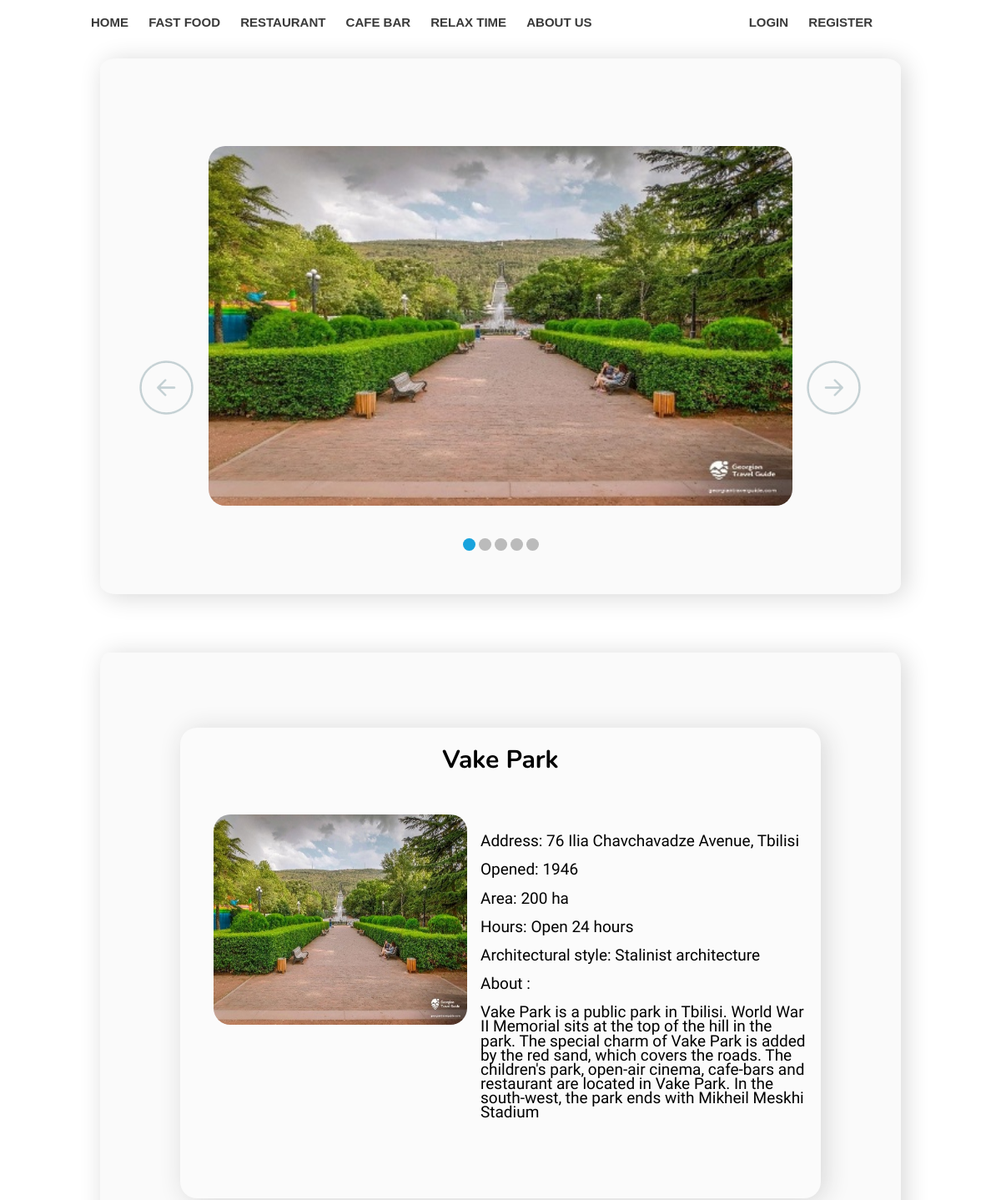
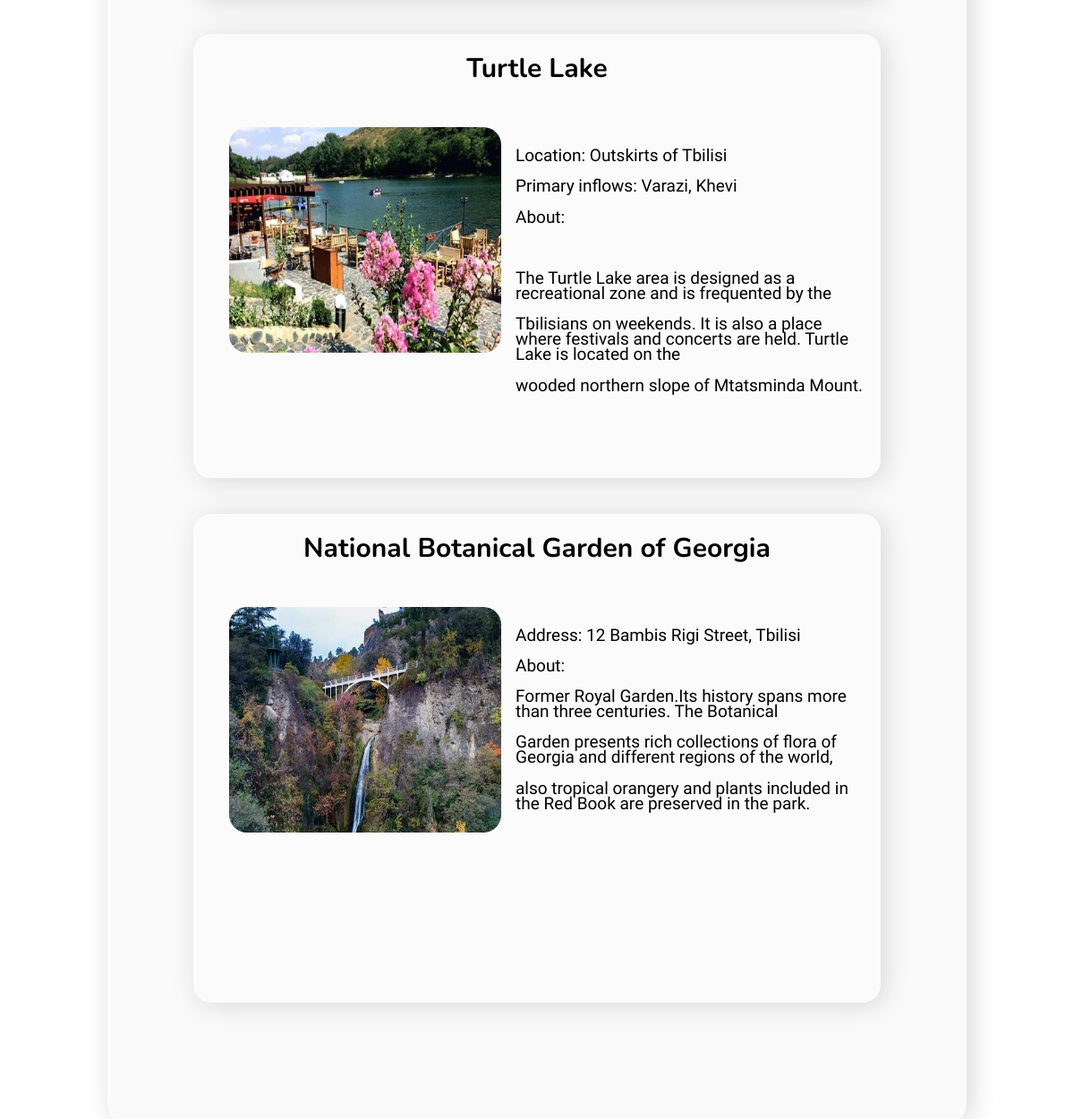
/relax.php, run on the app's committed database (2 pictures, top to bottom).
### tables this page shows
CREATE TABLE IF NOT EXISTS `relax` (
  `id` int(11) NOT NULL AUTO_INCREMENT,
  `name` varchar(255) NOT NULL,
  `info` varchar(999) NOT NULL,
  `images` varchar(255) NOT NULL,
  PRIMARY KEY (`id`)
);

### relax.php (the view, shortened to what this page needs)
<?php require "db/dbconect.php"?>
<!DOCTYPE html>
<html lang="en">
<head>
    <link rel="stylesheet" href="../public_html/media/css/fastfood.css">
    <link rel="stylesheet" href="../public_html/media/css/slid.css">
<?php require "header.php"?>
<body>
    <div class="container">
        <div class="block">
            <div class="block_content">
                <div class="all">
                <article id="slider">
                    <div id="slides">
                        <div id="overflow">
                            <div class="image">
                                <article><img src="media/images/relax/1.jpg"></article>
                            </div>
                        </div>
                    </div>
                    <div id="controls">
                        <label for="switch2"></label>
                        <label for="switch5"></label>
                    </div>
                    <div id="active">
                        <label for="switch1"></label>
                        <label for="switch2"></label>
                        <label for="switch3"></label>
                        <label for="switch4"></label>
                        <label for="switch5"></label>
                    </div>
                </article>
                </div>
            </div>
        </div>
    </div>
    <div class="height">
            <div class="container">
                    <div class="block2">
                        <div class="block_content2">
                            <?php
                            $info=mysqli_query($connection,"SELECT * FROM relax");
                            ?>
                            <?php
                            while ($inf= $info->fetch_assoc()) {
                            ?>
                                <div class="design">
                            <div class="place_img">
                                <img class="img" src="media/images/relax/<?php echo $inf['images'];?>">
                            </div>
                            <div class="text">
                                <div class="text_header"><?php echo $inf['name'];?></div>
                                <div class="info"><?php echo $inf['info'];?></div>
                            </div>
                                </div>
                                <?php
                            }
                            ?>
                        </div>
                    </div>
            </div>
    </div>
</body>
</html>

### header.php (shortened to what this page needs)
<div class="cont_heder">
<header class="header">
        <div class="header_txt">
            <nav class="nav1">
                <a class="nav_link"  href="index.php">home</a>
                <a class="nav_link"  href="fastfood.php">Fast food</a>
                <a class="nav_link"  href="Restaurant.php">restaurant</a>
                <a class="nav_link"  href="cafe.php">Cafe bar</a>
                <a class="nav_link"  href="relax.php">Relax time</a>
                <a class="nav_link"  href="index.php">about us</a>
            </nav>
            <nav class="nav2">
                <a class="nav_link"  href="login.php">Login</a>
                <a class="nav_link"  href="registration.php">Register</a>
            </nav>
        </div>
</header>
</div>

### media/css/fastfood.css (style rules this page uses)
body { margin: 0; line-height: 1.6; }
*, *:before, *:after { box-sizing: border-box; }
.height { margin: 50px 0; width: 100%; height: 100vh; }
.container { margin: 0 auto; width: 80%; }
.header { width: 100%; padding-left: 15px; padding-right: 60px; position: absolute; top: 0; left: 0; right: 0; z-index: 500; }
.header_txt { display: flex; justify-content: space-between; align-items: center; margin-top: 10px; font-weight: bold; font-family: sans-serif; font-size: 15px; }
nav { text-decoration: none; text-transform: uppercase; }
.nav_link { position: relative; display: inline-block; vertical-align: top; margin:0 10px; text-decoration: none; color: #3a3a3a; transition: color 0.2s linear; }
.nav_link:after { content:""; display: block; position: absolute; opacity: 0; top: 100%; background-color: #ebebeb; width: 100%; height: 2px; transition: opacity 0.2s linear; }
.block { margin-top: 70px; text-align: left; background-color: #fafafa; width: 100%; padding: 30px 0; box-shadow: 5px 3px 30px #d7d7d7; border-radius: 2%; }
.block2 { display: flex; flex-wrap: wrap; margin-top: 70px; text-align: left; background-color: #fafafa; padding: 30px 0; box-shadow: 5px 3px 30px #d7d7d7; border-radius: 1%; }
.block_content2 { justify-content: space-between; position: relative; margin-bottom: 100px; width: 100%; background-color: #fafafa; padding-top: 20px; }
.img { position: absolute; max-width: 38vh; height: 31.5vh; background-repeat: no-repeat; background-size: cover; background-position: center center; margin-top: 13vh; margin-left: 5vh; }
img { border-radius: 20px; }
.text { line-height: 0.9; padding: 0 0; }
.text_header { font-family: 'Nunito', sans-serif; padding-top: 25px; text-align: center; font-size: 30px; font-weight: bold; }
.info { line-height: 0.9; padding: 75px 15px 15px 45vh; font-size: 19px; font-family: 'Varela Round', sans-serif; }
.design { padding-bottom: 10vh; width: 80%; position: relative; background-color: #fbfbfb; border-radius: 20px; z-index: 10; box-shadow: 5px 3px 30px #d7d7d7; margin-top: 40px; margin-left: auto; margin-right: auto; }

### media/css/slid.css (style rules this page uses)
#slider { position: relative; text-align: center; top: 10px; }
#slider { margin: 0 auto; }
#slides article { width: 20%; float: left; }
#slides .image { width: 500%; line-height: 0; }
#overflow { width: 100%; overflow: hidden; }
article img { width: 100%; }
#desktop:checked ~ #slider { max-width: 700px; }
#switch1:checked ~ #controls label:nth-child(5), #switch2:checked ~ #controls label:nth-child(1), #switch3:checked ~ #controls label:nth-child(2), #switch4:checked ~ #controls label:nth-child(3), #switch5:checked ~ #controls label:nth-child(4) { background: url('../images/prev.png') no-repeat; float: left; margin: 0 0 0 -84px; display: block; height: 68px; width: 68px; }
#switch1:checked ~ #controls label:nth-child(2), #switch2:checked ~ #controls label:nth-child(3), #switch3:checked ~ #controls label:nth-child(4), #switch4:checked ~ #controls label:nth-child(5), #switch5:checked ~ #controls label:nth-child(1) { background: url('../images/next.png') no-repeat; float: right; margin: 0 -84px 0 0; display: block; height: 68px; width: 68px; }
label, a { cursor: pointer; }
.all { margin-top: 5vh; padding: 25px 0; }
#switch1:checked ~ #slides .image { margin-left: 0; }
#controls { margin: -25% 0 0 0; width: 100%; height: 50px; }
#active label { border-radius: 10px; display: inline-block; width: 15px; height: 15px; background: #bbb; }
#active { margin: 23% 0 0; text-align: center; }
#switch1:checked ~ #active label:nth-child(1), #switch2:checked ~ #active label:nth-child(2), #switch3:checked ~ #active label:nth-child(3), #switch4:checked ~ #active label:nth-child(4), #switch5:checked ~ #active label:nth-child(5) { background: #18a3dd; border-color: #18a3dd !important; }
#slides .image { transition: all 880ms cubic-bezier(0.770, 0.000, 0.175, 1.000); }
#controls label { transition: opacity 0.2s ease-out; }

### data on the page
relax: images (picture), name "Vake Park", info "Address: 76 Ilia Chavchavadze Avenue, Tbilisi Opened: 1946 Area: 200 ha Hours: Open 24 hours Architectural style: Stalinist architecture About : Vake Park is a public park in Tbilisi. World War II Memorial sits at the top of the hill in the park. The special charm of Vake Park is added by the red sand, which covers the roads. The children's park, open-air cinema, cafe-bars and restaurant are located in Vake Park. In the south-west, the park ends with Mikheil Meskhi Stadium"
relax: images (picture), name "Turtle Lake", info "Location: Outskirts of Tbilisi Primary inflows: Varazi, Khevi About: The Turtle Lake area is designed as a recreational zone and is frequented by the Tbilisians on weekends. It is also a place where festivals and concerts are held. Turtle Lake is located on the wooded northern slope of Mtatsminda Mount."
relax: images (picture), name "National Botanical Garden of Georgia", info "Address: 12 Bambis Rigi Street, Tbilisi About: Former Royal Garden.Its history spans more than three centuries. The Botanical Garden presents rich collections of flora of Georgia and different regions of the world, also tropical orangery and plants included in the Red Book are preserved in the park."
